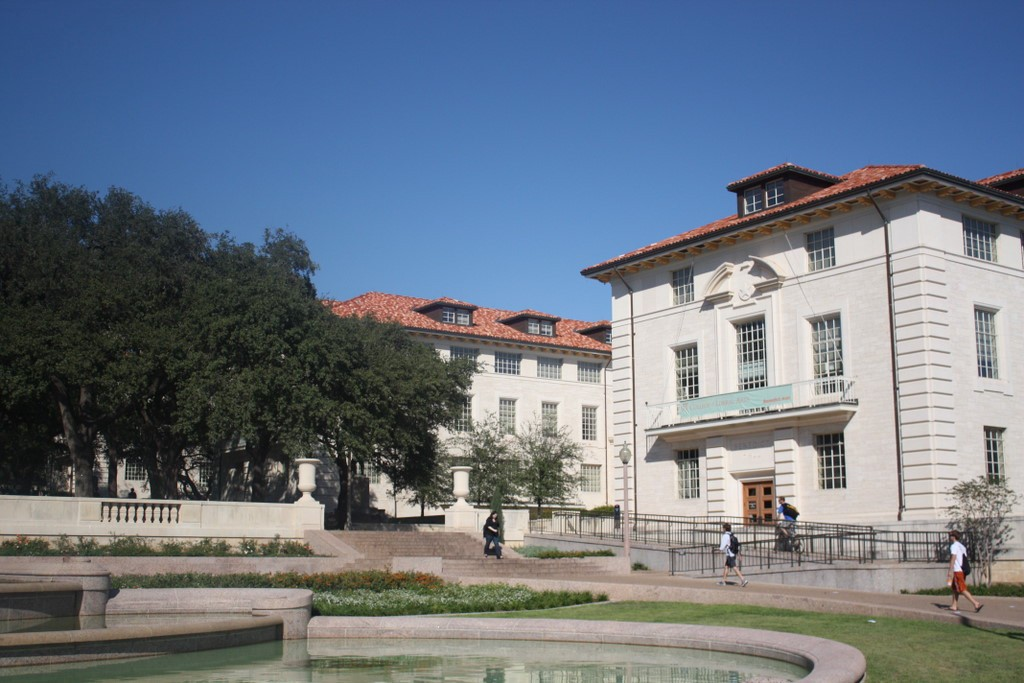
#> input picture 06-trabalho05-pi/input_images/foto1A.jpg, 1024 x 683 px, found by its file name
$ jupyter execute --allow-errors 01-Trabalho05-PI-Final-Copy1.ipynb   (shell and % lines are left out)
#> lines starting #> are read from the running program, lines starting #| are printed output that depends on the picture
# <center> Trabalho 05 - Introdução ao Processamento de Imagem Digital </center>

**Aluna:** Marianna de Pinho Severo <br>
**RA**: 264960 <br>
**Professor:** Hélio Pedrini

### Passo 1: Importar bibliotecas

[cell 1]
import cv2 as cv
import numpy as np
import matplotlib.pyplot as plt

### Passo 2: Definir funções auxiliares

#### Passo 2.1: Funções de apresentação

Função utilizada para plotar todas as imagens.

[cell 2]
def plotAllImages(images, color='rgb'):
    columns = 4
    rows = 3
    i = 1
    fig=plt.figure(figsize=(15, 15))

    for key in images:
        fig.add_subplot(rows, columns, i)
        plt.xlabel(key)
        if color == 'rgb':
            plt.imshow(cv.cvtColor(images[key], cv.COLOR_BGR2RGB))
        else:
            plt.imshow(images[key],cmap='gray', vmin=0, vmax=255)
        i = i+1

    plt.subplots_adjust(bottom=0.20, top=0.75)
    plt.show()

Função para plotar os pares de imagens com as linhas de correspondências entre elas.

[cell 3]
def plotCorrespondingLines(images, matches, keypoints):
    columns = 5
    rows = 8
    i = 1
    fig=plt.figure(figsize=(15, 15))

    draw_params = dict(matchColor = (0,255,0), # draw matches in green color
                       singlePointColor = None)

    for key in matches:
        _,key1,key2,_ = key.split('_')

        fig.add_subplot(rows, columns, i)
        plt.xlabel(key)

        imMatches = cv.drawMatches(images[key1], keypoints[key1], images[key2], keypoints[key2], matches[key], None, **draw_params)
        plt.imshow(cv.cvtColor(imMatches,cv.COLOR_BGR2RGB))
        i = i+1

    # plt.subplots_adjust(bottom=0.20, top=0.75)
    plt.show()

#### Passo 2.2: Funções para salvar imagens

Função que salva os pares de imagens, com linhas de correspondências entre elas.

[cell 4]
def saveCorrespondingLines(images, matches, keypoints):
    draw_params = dict(matchColor = (0,255,0), singlePointColor = None)

    for key in matches:
        subkey1,subkey2,subkey3,_ = key.split('_')

        imMatches = cv.drawMatches(images[subkey2], keypoints[subkey2], images[subkey3], keypoints[subkey3], matches[key], None, **draw_params)
        cv.imwrite('output_images/'+subkey1+'/lines/'+key+'.jpg',imMatches)

#### Passo 2.3: Funções para cálculos

Função que retorna apenas os pontos correspondentes cujas correspondências são maiores do que um determinado limiar. Para calcular a correspodência, normalizamos as distâncias entre pares de pontos correspondentes, deixando-as no intervalo [0,1]. Então, subtraímos esse valor de 1, de maneira que, quanto menor for a distância entre dois pontos, maior vai ser a correspondência.

Como não sabemos a máxima distância possível entre dois pontos, para normalizarmos as distâncias, utilizamos a maior distância dentre as obtidas.

[cell 5]
def getCorrespondingMatches(matches, corr_level=0.5):
    if matches == []:
        return []

    distances = [m.distance for m in matches]
    distances = distances/np.max(distances)

    corr_values = np.ones((1,len(distances))) - distances
    corr_indexes = np.where(corr_values >= corr_level)[1]

    corresponding = [matches[idx] for idx in corr_indexes]

    return corresponding if len(corresponding) > 0 else []

### Passo 3: Ler imagens

[cell 6]
images = {}

[cell 7]
images['building1'] = cv.imread('input_images/foto1A.jpg')
images['building2'] = cv.imread('input_images/foto1B.jpg')
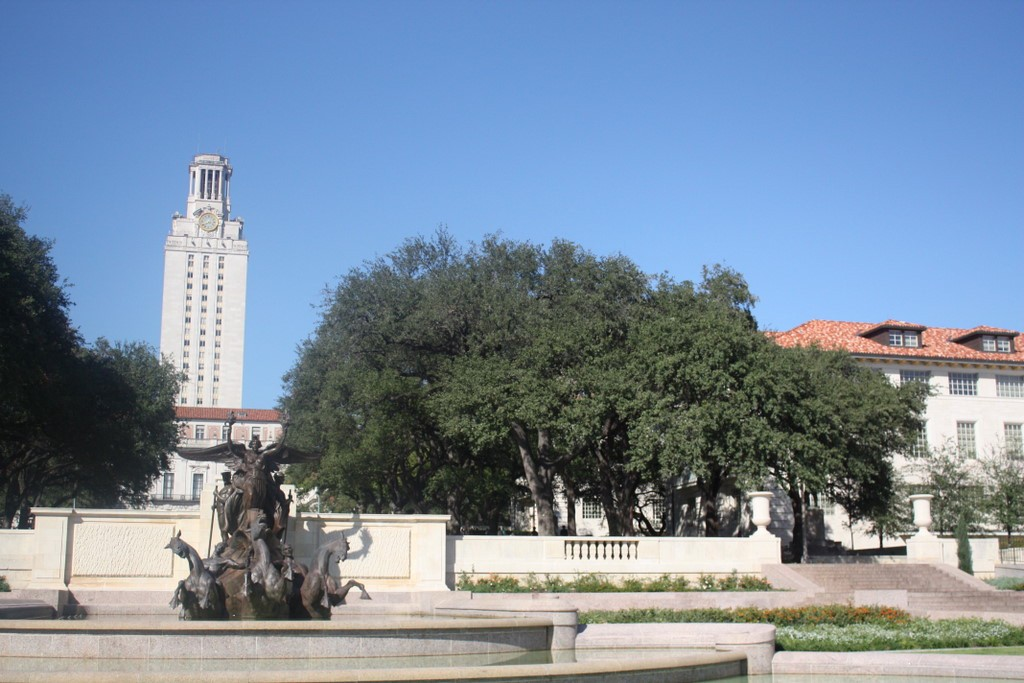
#> input picture 06-trabalho05-pi/input_images/foto1B.jpg, 1024 x 683 px, found by its file name
images['lake1'] = cv.imread('input_images/foto2A.jpg')
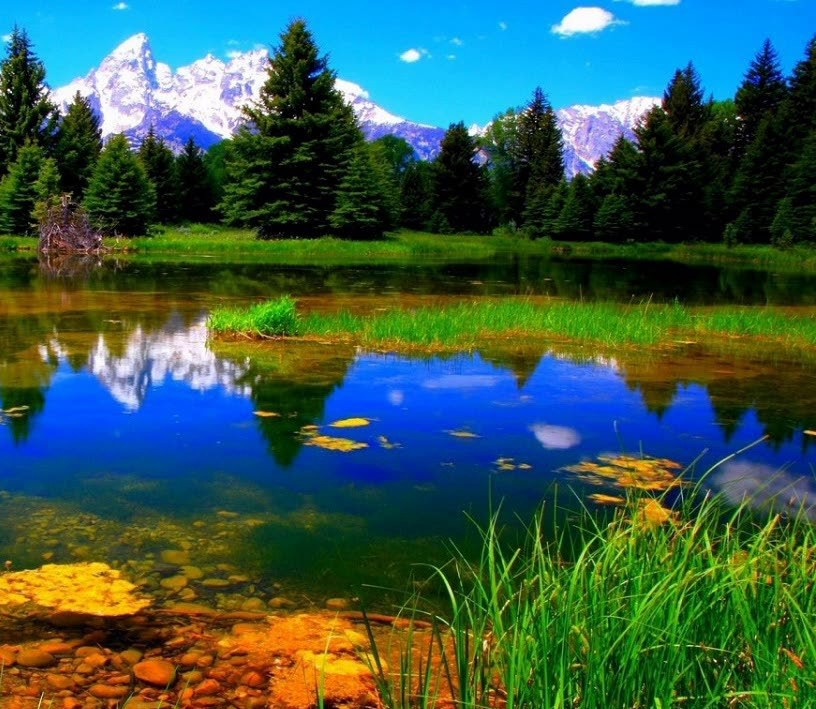
#> input picture 06-trabalho05-pi/input_images/foto2A.jpg, 816 x 709 px, found by its file name
images['lake2'] = cv.imread('input_images/foto2B.jpg')
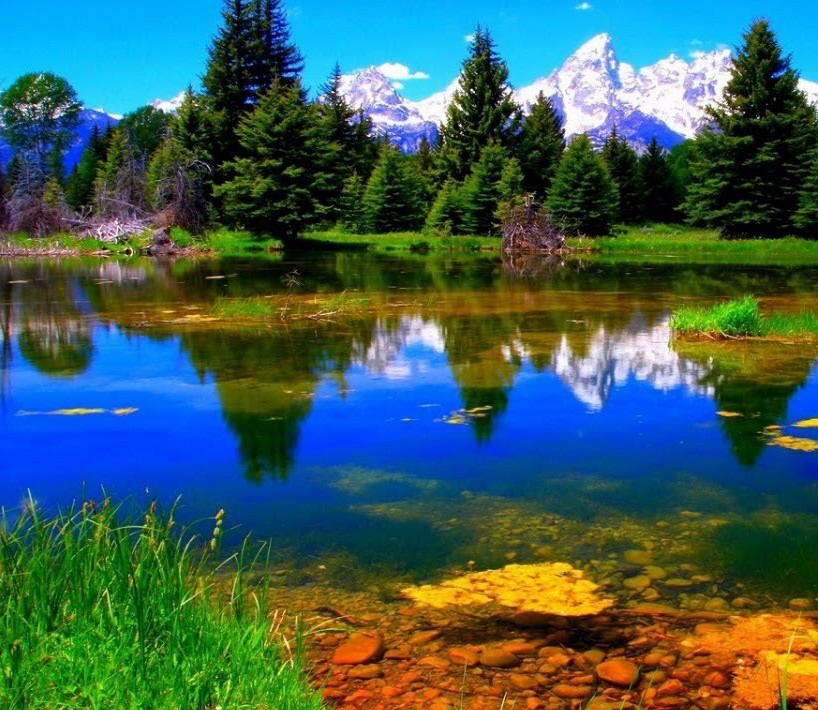
#> input picture 06-trabalho05-pi/input_images/foto2B.jpg, 818 x 710 px, found by its file name
images['road1'] = cv.imread('input_images/foto3B.jpg')
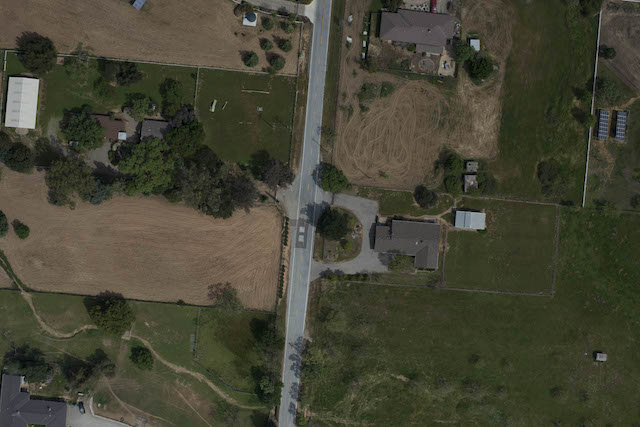
#> input picture 06-trabalho05-pi/input_images/foto3B.jpg, 640 x 427 px, found by its file name
images['road2'] = cv.imread('input_images/foto3A.jpg')
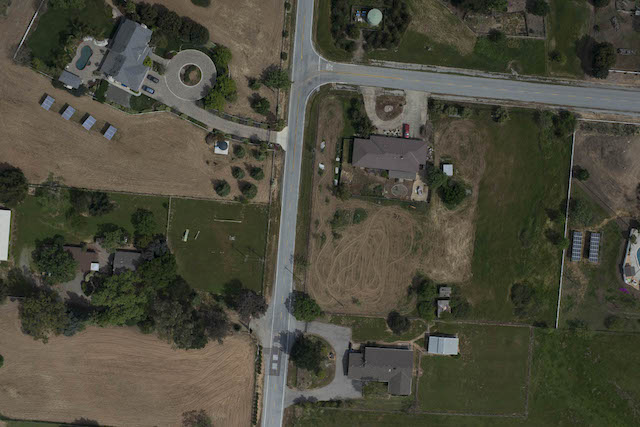
#> input picture 06-trabalho05-pi/input_images/foto3A.jpg, 640 x 427 px, found by its file name
images['desertroad1'] = cv.imread('input_images/foto4A.jpg')
images['desertroad2'] = cv.imread('input_images/foto4B.jpg')
images['field1'] = cv.imread('input_images/foto5A.jpg')
images['field2'] = cv.imread('input_images/foto5B.jpg')

### Passo 4: Converter imagens para a escala de cinza

[cell 8]
gray_images = {}

#> (a cell that did not finish here is left out)

[cell 10]
# plotAllImages(gray_images, 'gray')

### Passo 5: Encontrar pontos de interesse e descritores invariantes

Para encontrarmos pontos de interesse e calcularmos seus descritores, utilizaremos dois métodos, escolhidos por serem métodos não pagos. O primeiro deles é o ORB (*Oriented FAST and Rotated BRIEF*), que pode ser utilizando tanto para identificarmos os pontos de interesse como para calcularmos seus descritores. O segundo método é o BRIEF (*Binary Robust Independent Elementary Features*), que é utilizado apenas para o cálculo dos descritores.

Um detalhe importante com relação ao BRIEF é que precisamos utilizar um outro algoritmo para a identificação dos pontos de interesse e então passamos estes para o BRIEF para que ele calcule os descritores. Segundo o tutorial do *Opencv*, um bom algoritmo para a identificação dos pontos de interesse seria o *Star*. Entretanto, ao aplicarmos ele não obtivemos pontos de interesse para as imagens 5A e 5B. Dessa forma, decidimos utilizar o detector do ORB para esse fim.

[cell 11]
image_keys = list(gray_images.keys())
#> image_keys = ['building1', 'building2', 'lake1', 'lake2', 'road1', 'road2']

#### Passo 5.1: Aplicar ORB

[cell 12]
orb_keypoints = {}
orb_descriptors = {}

[cell 13]
orb = cv.ORB_create()
pos = 0
while pos < len(image_keys):
    img1 = gray_images[image_keys[pos]]
    img2 = gray_images[image_keys[pos+1]]

    orb_keypoints[image_keys[pos]], orb_descriptors[image_keys[pos]] = orb.detectAndCompute(img1,None)
    orb_keypoints[image_keys[pos+1]], orb_descriptors[image_keys[pos+1]] = orb.detectAndCompute(img2,None)

    pos+=2
#> this loop made 3 passes
#> pos on passes 1 to 3: 2, 4, 6
#> pass 1, `img2 = gray_images[image_keys[pos+1]]`:
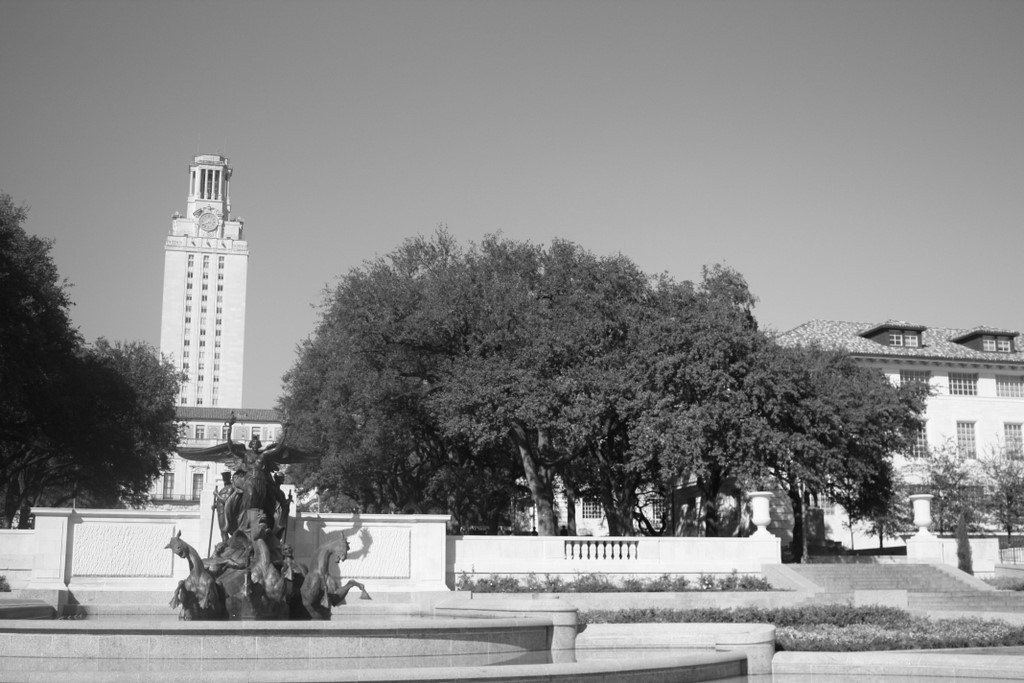
#> img2: shape (683, 1024); min 3, max 255, mean 136.7
#> pass 2, `img2 = gray_images[image_keys[pos+1]]`:
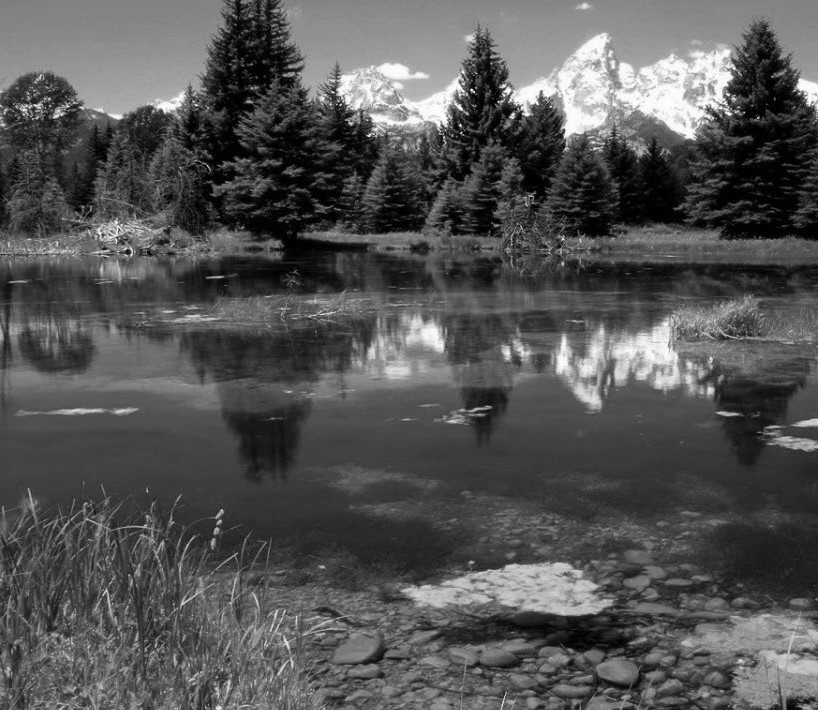
#> img2: shape (710, 818); min 0, max 255, mean 84.2
#> after the loop:
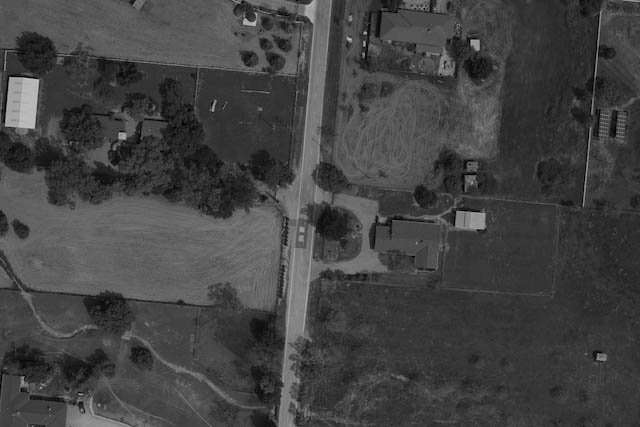
#> img1: shape (427, 640); min 0, max 196, mean 67
#> after the loop:
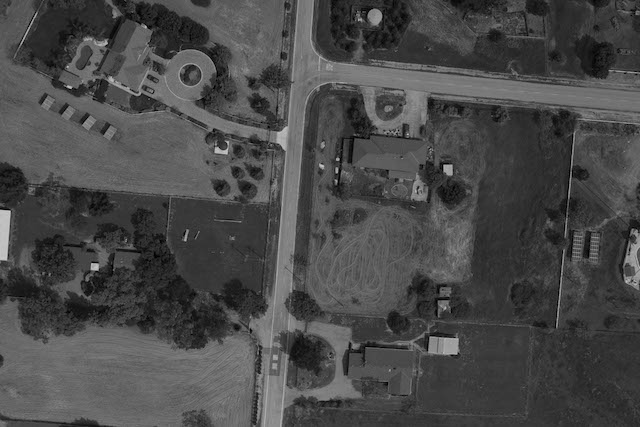
#> img2: shape (427, 640); min 0, max 209, mean 73.2
#> after the loop, orb_descriptors = 6 items; orb_keypoints = 6 items; pos = 6

#### Passo 5.2: Aplicar BRIEF

[cell 14]
brief_keypoints = {}
brief_descriptors = {}

[cell 15]
orb = cv.ORB_create()
brief = cv.xfeatures2d.BriefDescriptorExtractor_create()

[cell 16]
pos = 0
while pos < len(image_keys):
    img1 = gray_images[image_keys[pos]]
    img2 = gray_images[image_keys[pos+1]]

    brief_keypoints[image_keys[pos]] = orb.detect(img1,None) #star doesn't find interest points for field1 and field2
    brief_keypoints[image_keys[pos+1]] = orb.detect(img2,None)

    brief_keypoints[image_keys[pos]], brief_descriptors[image_keys[pos]] = brief.compute(img1, brief_keypoints[image_keys[pos]])
    brief_keypoints[image_keys[pos+1]], brief_descriptors[image_keys[pos+1]] = brief.compute(img2, brief_keypoints[image_keys[pos+1]])

    pos +=2
#> after the loop, brief_descriptors = 6 items; brief_keypoints = 6 items; pos = 6

### Passo 6: Calcular similaridades e selecionar melhores correspondências

[cell 17]
aux_orb_matches = {}
orb_matches = {}

aux_brief_matches = {}
brief_matches = {}

[cell 18]
brute_force = cv.BFMatcher(cv.NORM_HAMMING, crossCheck=True)

[cell 19]
corr_levels = [0.2, 0.3, 0.4, 0.5, 0.6, 0.7, 0.8, 0.9]

#### Passo 6.1: Calcular similares e crossCheck matches

[cell 20]
pos = 0
while pos < len(image_keys):
    key1 = image_keys[pos]
    key2 = image_keys[pos+1]
    match_key = key1+'_'+key2

    aux_orb_matches[match_key] = brute_force.match(orb_descriptors[key1],orb_descriptors[key2])
    aux_orb_matches[match_key] = sorted(aux_orb_matches[match_key], key = lambda x:x.distance)

    aux_brief_matches[match_key] = brute_force.match(brief_descriptors[key1],brief_descriptors[key2])
    aux_brief_matches[match_key] = sorted(aux_brief_matches[match_key], key = lambda x:x.distance)

    pos+=2
#> this loop made 3 passes
#> after the loop, aux_brief_matches = 3 items; aux_orb_matches = 3 items; pos = 6

#### Passo 6.2: Selecionar melhores correspondências

[cell 21]
for lvl in corr_levels:
    for key in aux_orb_matches:
        orb_matches['orb_'+key+'_'+str(lvl)] = getCorrespondingMatches(aux_orb_matches[key],lvl)
    for key in aux_brief_matches:
        brief_matches['brief_'+key+'_'+str(lvl)] = getCorrespondingMatches(aux_brief_matches[key], lvl)
#> this loop made 8 passes
#> after the loop, brief_matches = 24 items; orb_matches = 24 items

### Passo 7: Estimar matrizes de homografia

[cell 22]
orb_homography_matrix = {}
brief_homography_matrix = {}

[cell 23]
ransac_thresholds = list(np.arange(1,10.5,0.5))

[cell 24]
for thre in ransac_thresholds:
    for key in orb_matches:
        points1 = np.zeros((len(orb_matches[key]), 2), dtype=np.float32)
        points2 = np.zeros((len(orb_matches[key]), 2), dtype=np.float32)

        if len(orb_matches[key])>=4:
            for i, match in enumerate(orb_matches[key]):
                _,subkey1,subkey2,_ = key.split('_')

                points1[i, :] = (orb_keypoints[subkey1])[match.queryIdx].pt
                points2[i, :] = (orb_keypoints[subkey2])[match.trainIdx].pt

            orb_homography_matrix[key+'_'+str(thre)], mask = cv.findHomography(points1, points2, cv.RANSAC, thre)
#> after the loop, orb_homography_matrix = 418 items

[cell 25]
for thre in ransac_thresholds:
    for key in brief_matches:
        points1 = np.zeros((len(brief_matches[key]), 2), dtype=np.float32)
        points2 = np.zeros((len(brief_matches[key]), 2), dtype=np.float32)

        if len(brief_matches[key])>=4:
            for i, match in enumerate(brief_matches[key]):
                _,subkey1,subkey2,_ = key.split('_')

                points1[i, :] = (brief_keypoints[subkey1])[match.queryIdx].pt
                points2[i, :] = (brief_keypoints[subkey2])[match.trainIdx].pt

            brief_homography_matrix[key+'_'+str(thre)], mask = cv.findHomography(points1, points2, cv.RANSAC,thre)
#> after the loop, brief_homography_matrix = 456 items
#> the loop in plotCorrespondingLines, `for key in matches:` made 1 pass
#> after the loop in plotCorrespondingLines, `for key in matches:`: i = 1
#> the loop in plotCorrespondingLines, `for key in matches:` made 1 pass
